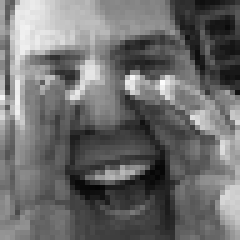
#> input picture images/angry_ (259).jpg, 48 x 48 px (shown 5 times larger); its folder holds only this picture in this run
$ python consolidated.py
#> lines starting #> are read from the running program, lines starting #| are printed output that depends on the picture
import os
import cv2
import numpy as np
import pickle

# Resolve paths dynamically relative to this script
BASE_DIR = os.path.dirname(os.path.abspath(__file__))
DATA_DIR = os.path.join(BASE_DIR, "clean_data")
IMG_DIR = os.path.join(BASE_DIR, "images")

os.makedirs(DATA_DIR, exist_ok=True)

def preprocess(image, target_size=(100, 100)):
    """Convert to grayscale and resize."""
    if len(image.shape) == 3 and image.shape[2] == 3:
        image = cv2.cvtColor(image, cv2.COLOR_BGR2GRAY)
    image = cv2.resize(image, target_size)
    return image

def main():
    print("=" * 50)
    print("Consolidating & Preprocessing Dataset")
    print(f"Reading from: {IMG_DIR}")
    print(f"Saving to:    {DATA_DIR}")
    print("=" * 50)

    if not os.path.exists(IMG_DIR):
        print(f"Error: Images directory '{IMG_DIR}' does not exist.")
        return

    images = []
    labels = []
    skipped = 0

    valid_extensions = {".jpg", ".jpeg", ".png", ".bmp"}
    all_files = [f for f in os.listdir(IMG_DIR) if os.path.splitext(f.lower())[1] in valid_extensions]
    total_files = len(all_files)
    print(f"Total valid image files found: {total_files}")

    for idx, filename in enumerate(all_files, 1):
        file_path = os.path.join(IMG_DIR, filename)
        image = cv2.imread(file_path)
#> image is the input picture: shape (48, 48, 3); min 3, max 252, mean 109

        if image is None:
            skipped += 1
            continue

        try:
            processed_img = preprocess(image, target_size=(100, 100))
#> in preprocess, `image = cv2.resize(image, target_size)`:
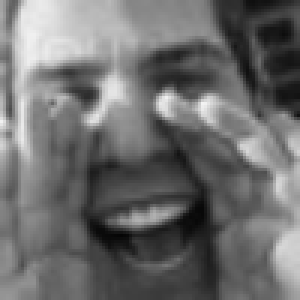
#> image: shape (100, 100) (shown 3 times larger); min 5, max 243, mean 108.9
            images.append(processed_img)
            # Label is the prefix before '_' (e.g. 'happy' from 'happy_ (1).jpg')
            label = filename.split('_')[0].strip().lower()
            labels.append(label)
        except Exception as e:
            skipped += 1
            continue

        if idx % 1000 == 0 or idx == total_files:
            print(f"Processed: {idx}/{total_files} images...")

    images = np.array(images, dtype=np.uint8)
    labels = np.array(labels)

    unique_labels, counts = np.unique(labels, return_counts=True)
    print("\nDataset Summary:")
    for lbl, count in zip(unique_labels, counts):
        print(f"  - {lbl}: {count} images")
    print(f"\nTotal loaded: {len(images)} images (Skipped/Corrupt: {skipped})")
#| Total loaded: 1 images (Skipped/Corrupt: 0)

    images_path = os.path.join(DATA_DIR, "images.p")
    labels_path = os.path.join(DATA_DIR, "labels.p")

    print(f"Saving {images_path}...")
    with open(images_path, "wb") as f:
        pickle.dump(images, f)

    print(f"Saving {labels_path}...")
    with open(labels_path, "wb") as f:
        pickle.dump(labels, f)

    print("Data consolidation complete! Ready for model training.")

if __name__ == "__main__":
    main()

$ run again, on images/angry_ (435).jpg
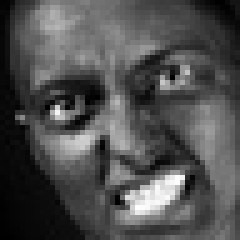
#> input picture images/angry_ (435).jpg, 48 x 48 px (shown 5 times larger)
#> in main, image is the input picture: shape (48, 48, 3); min 0, max 255, mean 79
#> in preprocess, `image = cv2.resize(image, target_size)`:
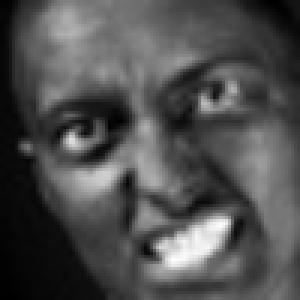
#> image: shape (100, 100) (shown 3 times larger); min 0, max 254, mean 78.9
#| Total loaded: 1 images (Skipped/Corrupt: 0)

$ run again, on images/angry_ (50).jpg
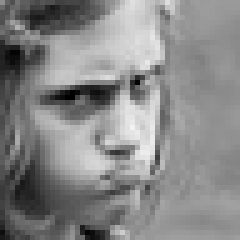
#> input picture images/angry_ (50).jpg, 48 x 48 px (shown 5 times larger)
#> in main, image is the input picture: shape (48, 48, 3); min 0, max 242, mean 135.6
#> in preprocess, `image = cv2.resize(image, target_size)`:
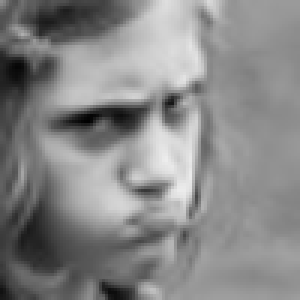
#> image: shape (100, 100) (shown 3 times larger); min 0, max 237, mean 135.5
#| Total loaded: 1 images (Skipped/Corrupt: 0)

$ run again, on images/angry_ (501).jpg
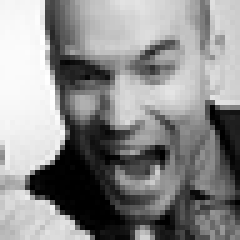
#> input picture images/angry_ (501).jpg, 48 x 48 px (shown 5 times larger)
#> in main, image is the input picture: shape (48, 48, 3); min 0, max 255, mean 140.1
#> in preprocess, `image = cv2.resize(image, target_size)`:
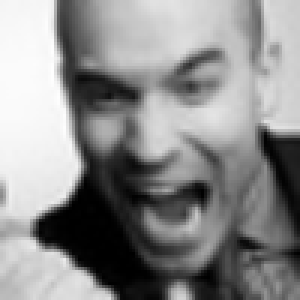
#> image: shape (100, 100) (shown 3 times larger); min 0, max 254, mean 140
#| Total loaded: 1 images (Skipped/Corrupt: 0)

$ run again, on images/angry_ (293).jpg
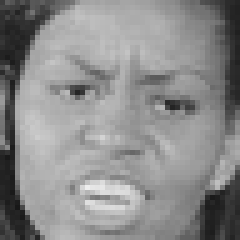
#> input picture images/angry_ (293).jpg, 48 x 48 px (shown 5 times larger)
#> in main, image is the input picture: shape (48, 48, 3); min 24, max 237, mean 139.4
#> in preprocess, `image = cv2.resize(image, target_size)`:
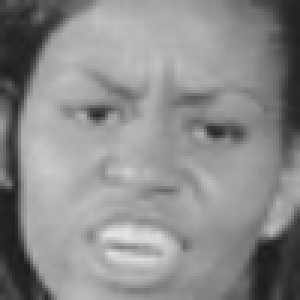
#> image: shape (100, 100) (shown 3 times larger); min 27, max 228, mean 139.3
#| Total loaded: 1 images (Skipped/Corrupt: 0)
